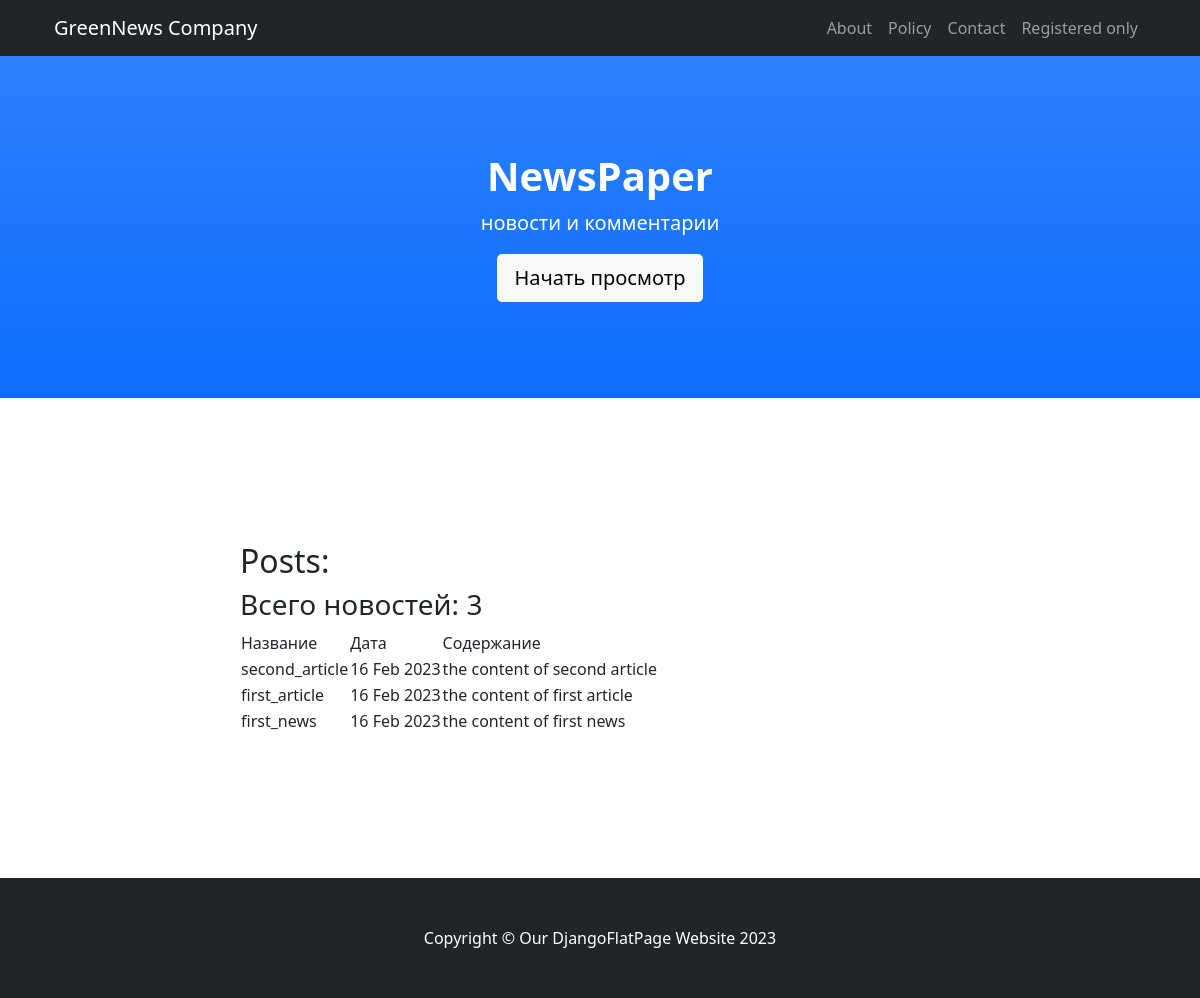
The app's page /posts/, older data.
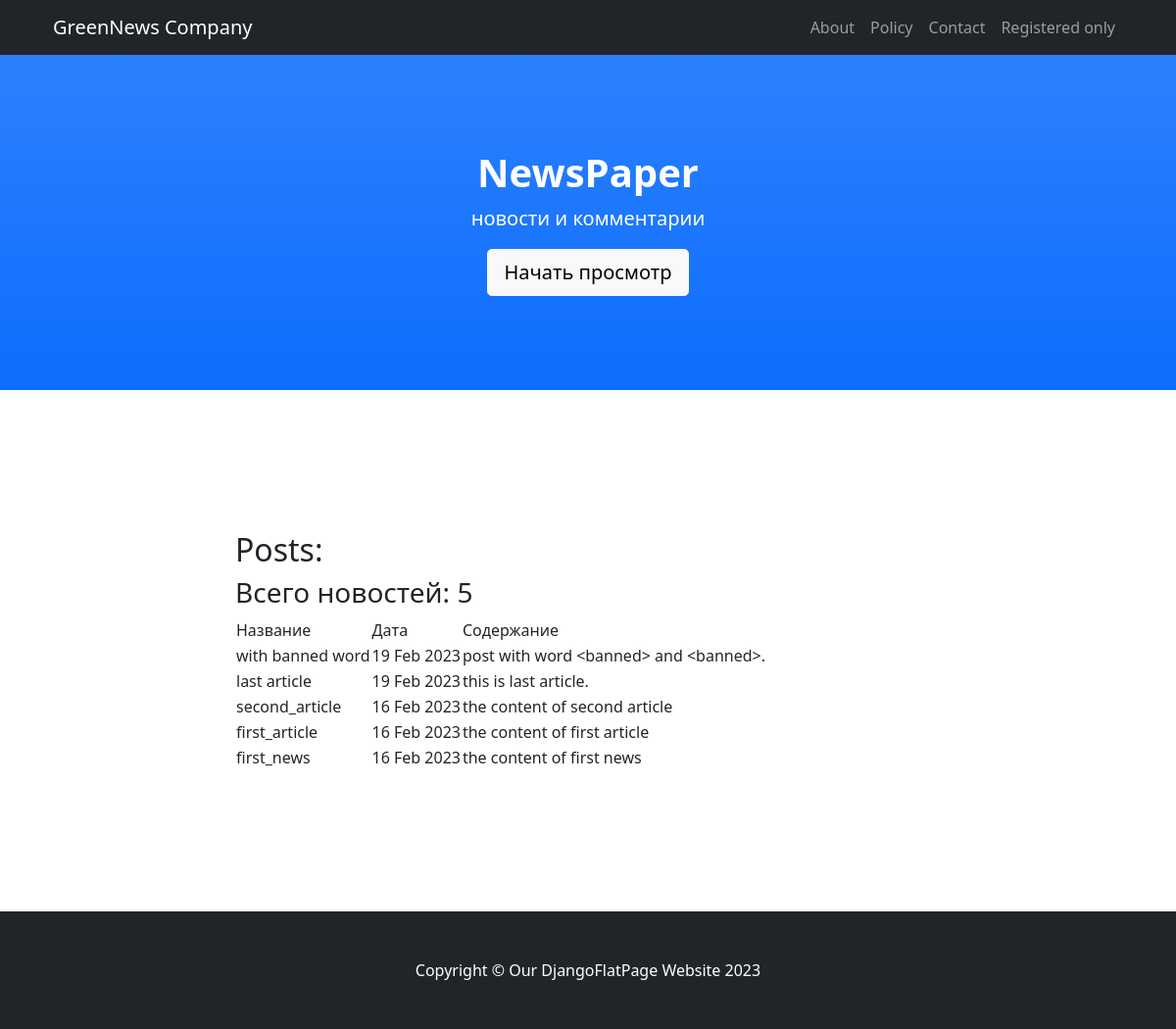
The same page, newer data.
### news/models.py (models this page shows, shortened)
class Post(models.Model):
    postAuthor = models.ForeignKey(Author, on_delete=models.CASCADE)
    postType = models.CharField(max_length=4, choices=post_types, default=news)
    postDatetime = models.DateTimeField(auto_now_add=True)
    category = models.ManyToManyField(Category, through='PostCategory', related_name='posts',)
    head = models.CharField(max_length=124)
    postText = models.TextField()
    postRate = models.SmallIntegerField(default=0)

### news/views.py (the view)
# urls.py: path('', PostsList.as_view()),
class PostsList(ListView):
    model = Post
    template_name = 'posts.html'
    context_object_name = 'posts'
    queryset = Post.objects.order_by('-postDatetime')

### news/templatetags/news_filters.py (called while the page is built)
@register.filter(name='censor')
def censor(value, arg='<banned>'):
    banned_words = [ 'пиздец', 'fuck', 'fucking', 'блядь', 'писец']
    if isinstance(value, str) and isinstance(arg, str):
        for i in banned_words:
            value = value.replace(i, arg)
        return value
    else:
        raise ValueError(f'Не применяется для {type(value)} и {type(arg)}')

### templates/posts.html
{% extends 'flatpages/default.html' %}
{% load news_filters %}
{% block title %}
Posts:
{% endblock title %}
{% block content %}
    {% if posts %}
        <h3> Всего новостей: {{ posts|length }} </h3>
        <table>
            <tr>
                <td>
                    Название
                </td>
                <td>
                    Дата
                </td>
                <td>
                    Содержание
                </td>
            </tr>
        {% for new in posts %}
            <tr>
                <td>
                    {{ new.head|censor|truncatewords:12 }}
                </td>
                <td>
                    {{ new.postDatetime|date:'d M Y' }}
                </td>
                <td>
                    {{ new.postText|censor|truncatechars:50 }}
                </td>
            </tr>
        {% endfor %}
        </table>
    {% else %}
        <h2>Новостей нет!</h2>
    {% endif %}
{% endblock content %}

### templates/flatpages/default.html (shortened to what this page needs)
{% load static %}
<!DOCTYPE html>
<html lang="en">
    <head>
        <link href="{% static 'css/styles.css' %}" rel="stylesheet">
    </head>
    <body id="page-top">
        <nav class="navbar navbar-expand-lg navbar-dark bg-dark fixed-top" id="mainNav">
            <div class="container px-4">
                <a class="navbar-brand" href="#page-top">GreenNews Company</a>
                <div class="collapse navbar-collapse" id="navbarResponsive">
                    <ul class="navbar-nav ms-auto">
                        <li class="nav-item"><a class="nav-link" href="/about/">About</a></li>
                        <li class="nav-item"><a class="nav-link" href="/policy/">Policy</a></li>
                        <li class="nav-item"><a class="nav-link" href="/contacts/">Contact</a></li>
                        <li class="nav-item"><a class="nav-link" href="/authorized_only/">Registered only</a></li
                    </ul>
                </div>
            </div>
        </nav>
        <header class="bg-primary bg-gradient text-white">
            <div class="container px-4 text-center">
                <h1 class="fw-bolder">NewsPaper</h1>
                <p class="lead">новости и комментарии</p>
                <a class="btn btn-lg btn-light" href="#about">Начать просмотр</a>
            </div>
        </header>
        <section id="about">
            <div class="container px-4">
                <div class="row gx-4 justify-content-center">
                    <div class="col-lg-8">
                        <h2>
                            {% block title %}
                            {% endblock title %}
                        </h2>
                        {% block content %}{% endblock content %}
                    </div>
                </div>
            </div>
        </section>
        <footer class="py-5 bg-dark">
            <div class="container px-4"><p class="m-0 text-center text-white">Copyright &copy; Our DjangoFlatPage Website 2023</p></div>
        </footer>
    </body>
</html>

Row changes from the older to the newer data that the page shows:
added Post: head|censor "with banned word", postDatetime "19 Feb 2023", postText|censor "post with word <banned> and <banned>."
added Post: head|censor "last article", postDatetime "19 Feb 2023", postText|censor "this is last article."
Text that changed along with them:
{{ posts|length }}: "3" → "5"
